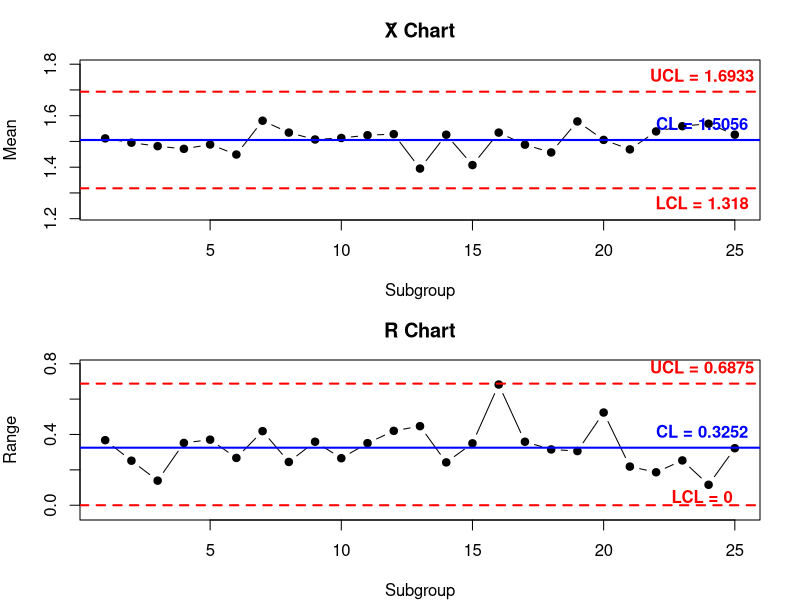

The R script that drew this image:
## ---- chunk 1
setwd("D:/Notes 7th smester/quality control/project/IN R")
# Global settings for all code chunks below.
# echo = FALSE    -> hide the code in the report (only results are shown)
#                    (change to echo = TRUE if you want to show the code too)
# warning/message -> hide warnings and messages so the report looks clean
# fig.width/height -> size of every plot (in inches)
knitr::opts_chunk$set(echo = FALSE, warning = FALSE, message = FALSE,
                      fig.width = 9, fig.height = 7)
## ---- chunk 2
# ---- Step A: Enter the data ----
# 25 samples (rows) x 5 wafers (columns) = 125 flow width values in microns.
# byrow = TRUE means R fills the numbers row by row (one sample per row).
data_matrix <- matrix(c(
  1.3235,1.4128,1.6744,1.4573,1.6914, 1.4314,1.3592,1.6075,1.4666,1.6109,
  1.4284,1.4871,1.4932,1.4324,1.5674, 1.5028,1.6352,1.3841,1.2831,1.5507,
  1.5604,1.2735,1.5265,1.4363,1.6441, 1.5955,1.5451,1.3574,1.3281,1.4198,
  1.6274,1.5064,1.8366,1.4177,1.5144, 1.4190,1.4303,1.6637,1.6067,1.5519,
  1.3884,1.7277,1.5355,1.5176,1.3688, 1.4039,1.6697,1.5089,1.4627,1.5220,
  1.4158,1.7667,1.4278,1.5928,1.4181, 1.5821,1.3355,1.5777,1.3908,1.7559,
  1.2856,1.4106,1.4447,1.6398,1.1928, 1.4951,1.4036,1.5893,1.6458,1.4969,
  1.3589,1.2863,1.5996,1.2497,1.5471, 1.5747,1.5301,1.5171,1.1839,1.8662,
  1.3680,1.7269,1.3957,1.5014,1.4449, 1.4163,1.3864,1.3057,1.6210,1.5573,
  1.5796,1.4185,1.6541,1.5116,1.7247, 1.7106,1.4412,1.2361,1.3820,1.7601,
  1.4371,1.5051,1.3485,1.5670,1.4880, 1.4738,1.5936,1.6583,1.4973,1.4720,
  1.5917,1.4333,1.5551,1.5295,1.6866, 1.6399,1.5243,1.5705,1.5563,1.5530,
  1.5797,1.3663,1.6240,1.3732,1.6887), byrow = TRUE, ncol = 5)

# ---- Step B: Summarise each sample ----
# Mean of each row (average flow width of the 5 wafers in that sample)
sample_means  <- rowMeans(data_matrix)
# Range of each row = biggest value minus smallest value (shows spread)
# apply(data_matrix, 1, ...) means "do this for every row"
sample_ranges <- apply(data_matrix, 1, function(x) max(x) - min(x))

# ---- Step C: Centre lines ----
# xbarbar = average of all sample means (centre line of the X-bar chart)
xbarbar <- mean(sample_means)
# Rbar = average of all sample ranges (centre line of the R chart)
Rbar    <- mean(sample_ranges)

# Control chart constants for sample size n = 5 (from Appendix Table VI)
A2 <- 0.577; D3 <- 0; D4 <- 2.114

# ---- Step D: Control limits ----
# X-bar chart limits:  xbarbar  +/-  A2 * Rbar
UCLx <- xbarbar + A2 * Rbar;  LCLx <- xbarbar - A2 * Rbar
# R chart limits:  D4 * Rbar (upper)  and  D3 * Rbar (lower)
UCLR <- D4 * Rbar;            LCLR <- D3 * Rbar

# ---- Step E: Find out-of-control points ----
# which() gives the sample numbers that are above the UCL or below the LCL.
# "|" means OR. If nothing is outside, the result is empty.
out_x <- which(sample_means > UCLx | sample_means < LCLx)
out_r <- which(sample_ranges > UCLR | sample_ranges < LCLR)
## ---- chunk 3
# Build a table: sample number, the 5 wafer values, then mean and range.
# round(..., 4) keeps 4 decimal places so the table is easy to read.
tab <- data.frame(
  Sample = 1:25,
  round(data_matrix, 4),
  Mean   = round(sample_means, 4),
  Range  = round(sample_ranges, 4)
)
# Give the 5 data columns clear names: Wafer 1 ... Wafer 5
names(tab)[2:6] <- paste("Wafer", 1:5)
# kable() turns the table into a neat formatted table; align = "c" centres it
knitr::kable(tab, align = "c")
## ---- chunk 4
# Show the two centre values in a small table (5 decimals, like the textbook)
knitr::kable(data.frame(
  Quantity = c("Grand mean  (X̿)", "Average range  (R̄)"),
  Value    = round(c(xbarbar, Rbar), 5)
), align = "lc")
## ---- chunk 5
# Show the constants used in the formulas. They depend only on sample size n.
knitr::kable(data.frame(A2 = A2, D3 = D3, D4 = D4), align = "ccc")
## ---- chunk 6
# Put the final LCL, CL and UCL of both charts in one table
knitr::kable(data.frame(
  Chart = c("R chart", "X̄ chart"),
  LCL   = round(c(LCLR, LCLx), 4),
  CL    = round(c(Rbar, xbarbar), 4),
  UCL   = round(c(UCLR, UCLx), 4)
), align = "lccc")
## ---- chunk 7
# Draw 2 plots in one picture: 2 rows, 1 column. mar = space around each plot.
par(mfrow = c(2, 1), mar = c(4, 4, 3, 2))

# ===== X-bar chart =====
# y-axis range: a little wider than the limits and the data so nothing is cut off
ylim_x <- c(min(LCLx, sample_means) - 0.1, max(UCLx, sample_means) + 0.1)
# Plot the sample means as points joined by lines (type = "b")
plot(sample_means, type = "b", pch = 19, ylim = ylim_x,
     main = "X̄ Chart", xlab = "Subgroup", ylab = "Mean")
# Mark any out-of-control points in red (none here, so nothing appears)
points(out_x, sample_means[out_x], col = "red", pch = 19, cex = 1.3)
# Draw the three lines: UCL (red dashed), centre line (blue), LCL (red dashed)
abline(h = UCLx,    col = "red",  lwd = 2, lty = 2)
abline(h = xbarbar, col = "blue", lwd = 2)
abline(h = LCLx,    col = "red",  lwd = 2, lty = 2)
# Write the value of each line on the chart (near the right side)
text(25 * 0.95, UCLx,    paste("UCL =", round(UCLx, 4)),    pos = 3, col = "red",  font = 2)
text(25 * 0.95, xbarbar, paste("CL =",  round(xbarbar, 4)), pos = 3, col = "blue", font = 2)
text(25 * 0.95, LCLx,    paste("LCL =", round(LCLx, 4)),    pos = 1, col = "red",  font = 2)

# ===== R chart =====
# y-axis range for the R chart
ylim_r <- c(min(LCLR, sample_ranges) - 0.05, max(UCLR, sample_ranges) + 0.1)
# Plot the sample ranges as points joined by lines
plot(sample_ranges, type = "b", pch = 19, ylim = ylim_r,
     main = "R Chart", xlab = "Subgroup", ylab = "Range")
# Mark out-of-control points in red (none here)
points(out_r, sample_ranges[out_r], col = "red", pch = 19, cex = 1.3)
# Draw UCL, centre line and LCL
abline(h = UCLR, col = "red",  lwd = 2, lty = 2)
abline(h = Rbar, col = "blue", lwd = 2)
abline(h = LCLR, col = "red",  lwd = 2, lty = 2)
# Label the lines. LCL is 0, so its label is moved up (+0.13) to stay visible.
text(25 * 0.95, UCLR,        paste("UCL =", round(UCLR, 4)), pos = 3, col = "red",  font = 2)
text(25 * 0.95, Rbar,        paste("CL =",  round(Rbar, 4)), pos = 3, col = "blue", font = 2)
text(25 * 0.95, LCLR + 0.13, paste("LCL =", round(LCLR, 4)), pos = 1, col = "red",  font = 2)
## ---- chunk 8
# Print a sentence for each chart.
# If out_r / out_x is empty (length 0) -> the process is in control.
# Otherwise -> list the sample numbers that are outside the limits.
cat("- **R chart:**",
    if (length(out_r) == 0) "no points outside the control limits." else
      paste("points outside limits at subgroup(s):", paste(out_r, collapse = ", ")), "\n")
cat("- **X̄ chart:**",
    if (length(out_x) == 0) "no points outside the control limits." else
      paste("points outside limits at subgroup(s):", paste(out_x, collapse = ", ")), "\n")
